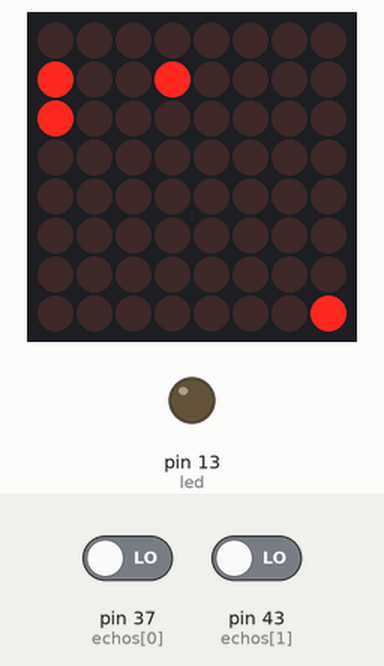
This sketch was run on a simulated Arduino Mega 2560, built with avr-gcc and run on an emulated ATmega2560. Shown: 8×8 LED matrix, output pins drawn as LEDs (lit = HIGH). Inputs (shaded band) come from the test bench; at power-on: pin 37 (echos[0]) LOW, pin 43 (echos[1]) LOW. What the sketch prints to the serial monitor is not drawn.

Above: at 1.44 s.
At 5.78 s:
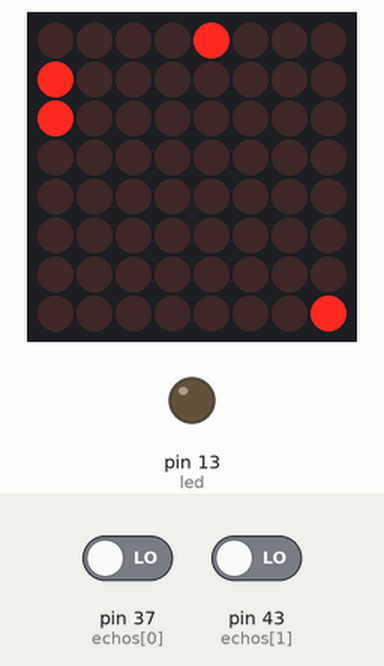
At 10.32 s:
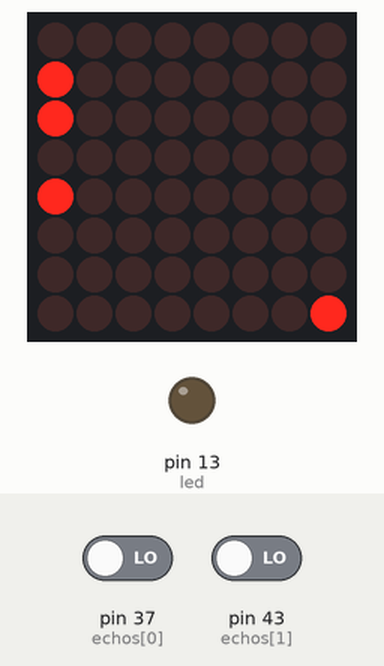
At 20.16 s:
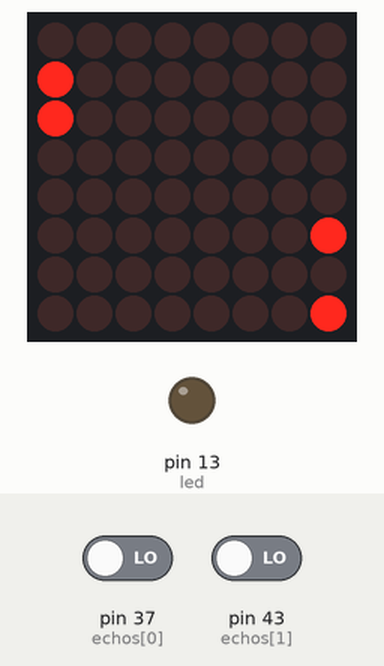
At 29.94 s:
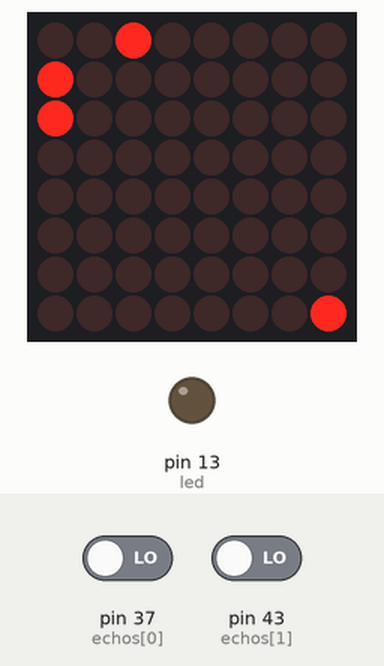
At 39.78 s:
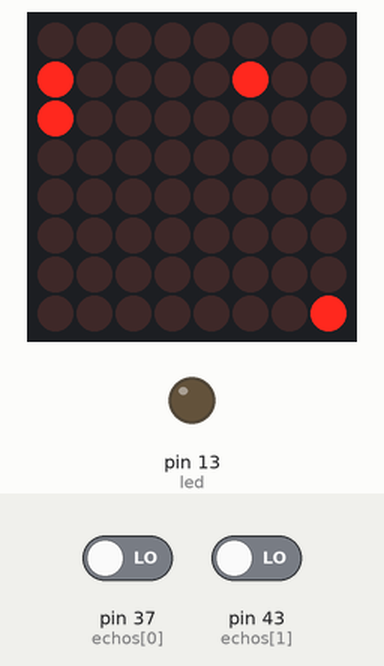

The sketch:

pong.ino
```cpp
#include <MaxMatrix.h>

int8_t matrix[8][8] = {{ 0, 0, 0, 1, 1, 0, 0, 0 },
		       { 0, 0, 0, 0, 0, 0, 0, 0 },
		       { 0, 0, 0, 0, 0, 0, 0, 0 },
		       { 0, 0, 0, 0, 0, 0, 1, 0 },
		       { 0, 0, 0, 0, 0, 0, 0, 0 },
		       { 0, 0, 0, 0, 0, 0, 0, 0 },
		       { 0, 0, 0, 0, 0, 0, 0, 0 },
		       { 0, 0, 0, 1, 1, 0, 0, 0 }};

int8_t posP1 = 3;
int8_t posP2 = 3;

int8_t posXBall = 1;
int8_t posYBall = 3;
int8_t ballUD = 1;
int8_t ballRL = 1;

int8_t data = 30;
int8_t clock = 32;
int8_t load = 31;
int8_t maxInUse = 1;

MaxMatrix m(data, clock, load, maxInUse);

int8_t ultraDistP1 = 8;
int8_t ultraDistP2 = 8;

int8_t timeRefresh = 10;	//in second so 100ms delay

int begMillis = 0;
int curMillis = 0;

int8_t trigs[2] = {36, 42};
int8_t echos[2] = {37, 43};

int8_t led = 13;

int8_t zekoS = 0;
int8_t grgaS = 0;

int readUltra(int8_t player)
{
	digitalWrite(trigs[player], HIGH);
	delayMicroseconds(10);
	digitalWrite(trigs[player], LOW);
	delayMicroseconds(5);

	int us = pulseIn(echos[player], HIGH, 10000);
	int dist = us/2/29;

	if(dist == 0)
	{
		dist = 1023;
	}

	return dist;
}

void matrixAll(bool in)
{
	for (int i = 0; i < 8; i++)
	{
		for (int j = 0; j < 8; j++)
		{
			matrix[i][j] = in;
		}
	}
}

void maxDraw()
{
	for (int i = 0; i < 8; i++)
	{
		for (int j = 0; j < 8; j++)
		{
			m.setDot(i, j, matrix[i][j]);
		}
	}
}

void blinkBlink()
{
	matrixAll(0);
	matrix[0][posP1] = 1;
	matrix[0][posP1+1] = 1;
	matrix[7][posP2] = 1;
	matrix[7][posP2-1] = 1;
	maxDraw();
	delay(100);
	matrixAll(0);
	maxDraw();
	delay(100);
	matrixAll(0);
	matrix[0][posP1] = 1;
	matrix[0][posP1+1] = 1;
	matrix[7][posP2] = 1;
	matrix[7][posP2-1] = 1;
	maxDraw();
	delay(100);
	matrixAll(0);
	maxDraw();
	delay(100);
}

void setup()
{
	Serial.begin(115200);

	pinMode(led,OUTPUT);

	m.init();
	m.setIntensity(8);

	begMillis = millis();

	/* maxDraw(); */

	/* delay(100000); */

	Serial.println("Zeko pong");
}

void loop()
{
	/* while(curMillis - begMillis <= 1000/timeRefresh) */
	/* { */
		ultraDistP1 = readUltra(0);
		ultraDistP2 = readUltra(1);

		if(ultraDistP1 >= 21) posP1 = 6;
		else posP1 = map(ultraDistP1, 3, 20, 0, 6);

		if (ultraDistP2 >= 21) posP2 = 0;
		else posP2 = map(ultraDistP2, 3, 20, 7, 1);

		matrixAll(0);
		matrix[posYBall][posXBall] = 1;
		matrix[0][posP1] = 1;
		matrix[0][posP1+1] = 1;
		matrix[7][posP2] = 1;
		matrix[7][posP2-1] = 1;

		maxDraw();

	/*         curMillis = millis(); */
	/* } */
        /*  */
	/* begMillis = curMillis; */
        /*  */
	/* blink(); */

	if(posYBall == 0 || posYBall == 7)
	{
		if((posP1 == posXBall || posP1 + 1 == posXBall) || (posP2 == posXBall || posP2 + 1 == posXBall))
		{
			ballUD *= -1;
			if(posXBall == 0 || posXBall == 7)
				ballRL *= -1;

			posYBall += ballUD;
			posXBall += ballRL;
		}
		else
		{
			blinkBlink();

			if(posYBall == 0) zekoS++;
			else grgaS++;


			posYBall = 3;
			posXBall = 1;
			ballUD *= -1;
			ballRL *= -1;

			matrixAll(0);
			matrix[posYBall][posXBall] = 1;
			matrix[0][posP1] = 1;
			matrix[0][posP1+1] = 1;
			matrix[7][posP2] = 1;
			matrix[7][posP2-1] = 1;

			maxDraw();

			delay(250);
		}
	}
	/* else if(posYBall == 1 || posYBall == 6) */
	/* { */
	/*         if((posP1 - 1 <= posXBall && posP1 + 3 >= posXBall) || 	(posP2 - 1 <= posXBall && posP2 + 3 >= posXBall)) */
	/*         { */
	/*          */
	/*                 ballUD *= -1; */
	/*                 if(posXBall == 0 || posXBall == 7) */
	/*                         ballRL *= -1; */
        /*  */
	/*                 posYBall += ballUD;			 */
	/*                 posXBall += ballRL; */
	/*         } */
	/*         else */
	/*         { */
	/*                 blinkBlink(); */
        /*  */
	/*                 if(posYBall == 1) zekoS++;	 */
	/*                 else grgaS++; */
        /*  */
        /*  */
	/*                 posYBall = 4; */
	/*                 posXBall = 3; */
	/*                 ballUD *= -1; */
        /*  */
	/*                 matrixAll(0); */
	/*                 matrix[posYBall][posXBall] = 1; */
	/*                 matrix[0][posP1] = 1; */
	/*                 matrix[0][posP1+1] = 1; */
	/*                 matrix[7][posP2] = 1; */
	/*                 matrix[7][posP2+1] = 1; */
        /*  */
	/*                 maxDraw(); */
        /*  */
	/*                 delay(250); */
	/*                 } */
	/* } */
	else
	{
		posYBall += ballUD;
		if(posXBall == 0 || posXBall == 7)
			ballRL *= -1;
		posXBall += ballRL;
	}

	matrixAll(0);
	matrix[posYBall][posXBall] = 1;
	matrix[0][posP1] = 1;
	matrix[0][posP1+1] = 1;
	matrix[7][posP2] = 1;
	matrix[7][posP2-1] = 1;

	maxDraw();

	Serial.print(zekoS);
	Serial.print(" : ");
	Serial.println(grgaS);

	delay(100);
}

void blink()
{
	/* digitalWrite(led, HIGH); */
	/* delay(100); */
	/* digitalWrite(led, LOW); */
	/* delay(100); */
}
```

Measured:
- what the display in image 0 shows lasts 0.5 s, from 1.2 s to 1.7 s
